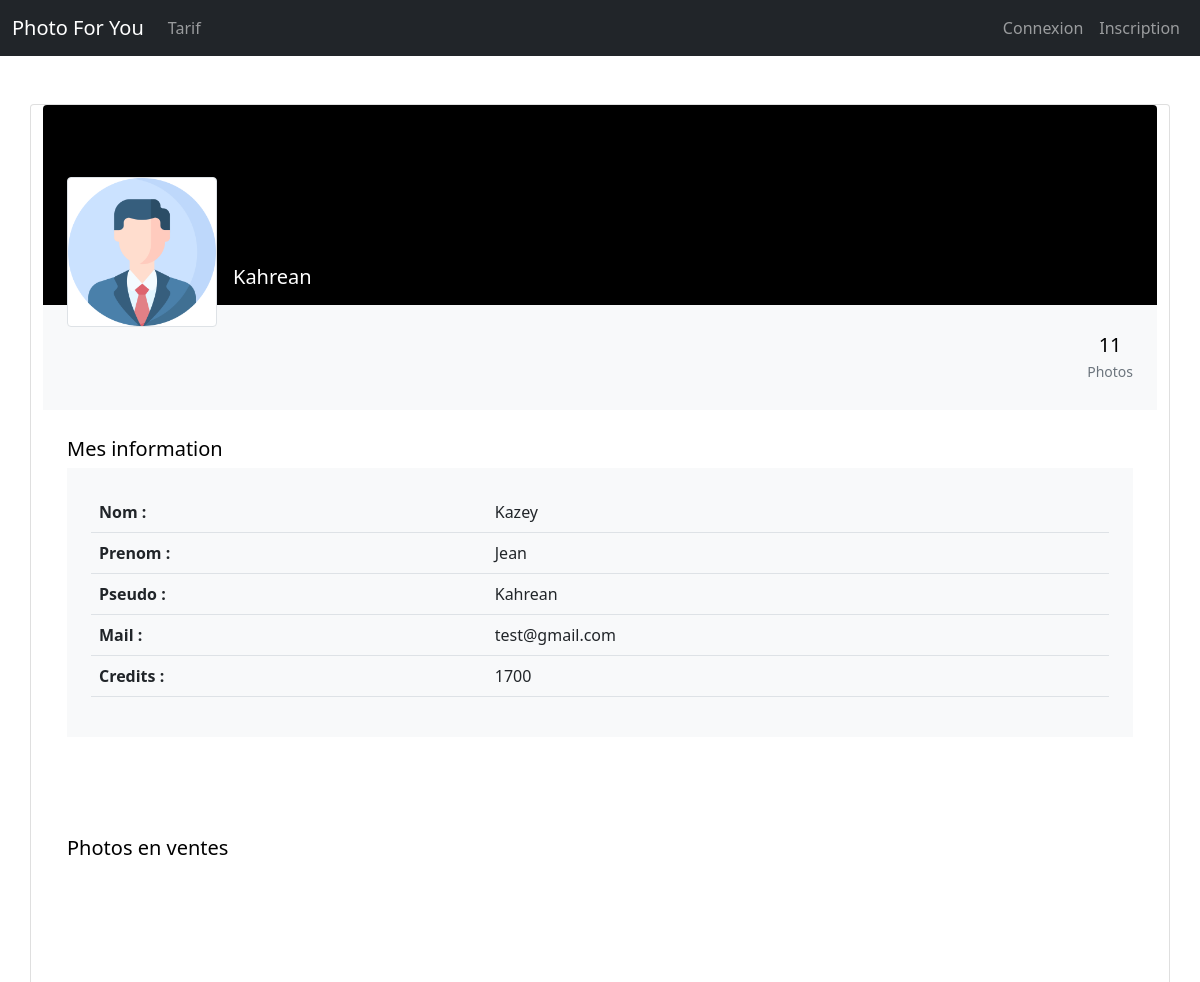
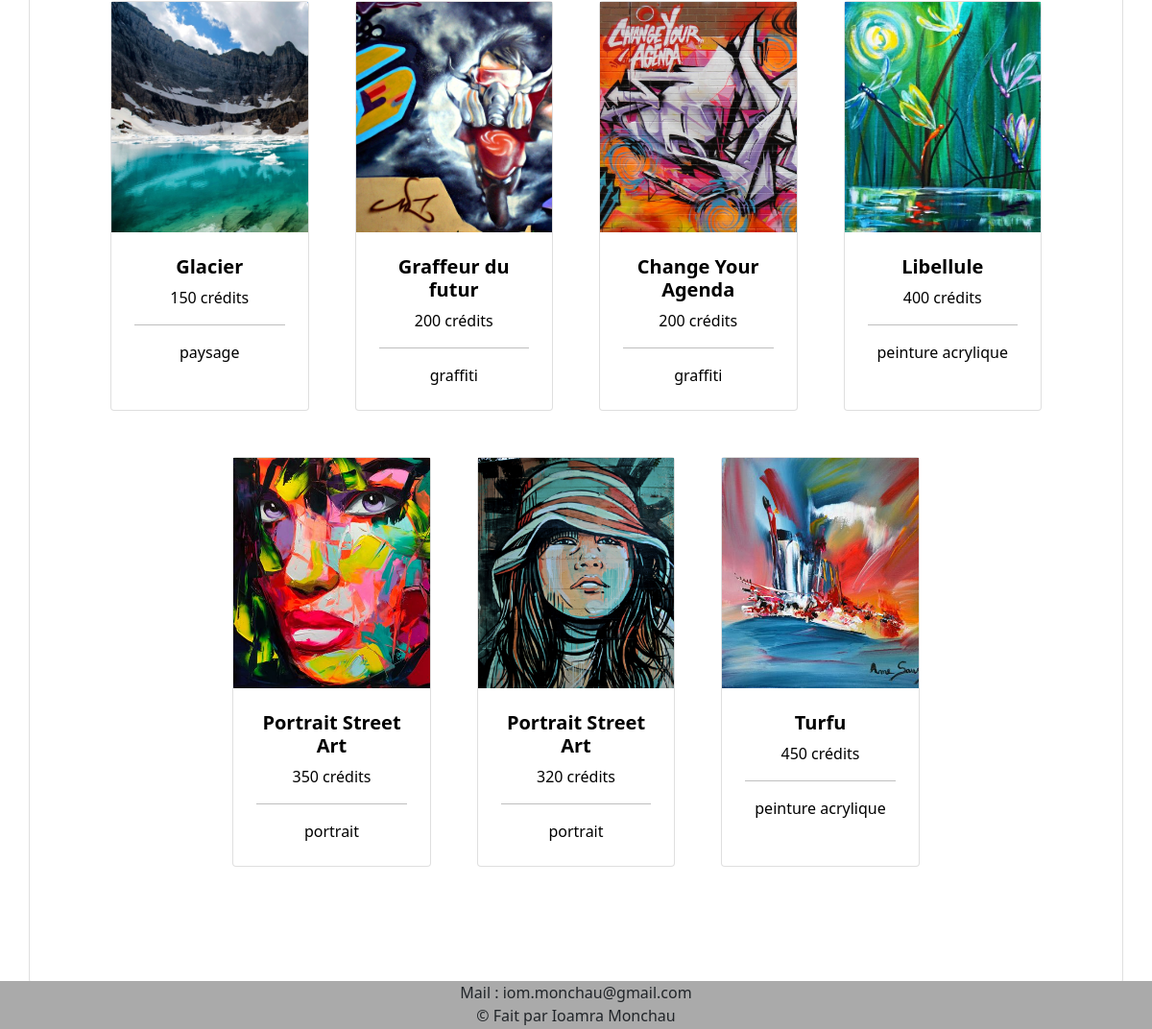
Screenshot of /profil.php?id=11 with the database file from the repository (2 pictures, top to bottom).
### tables this page shows
CREATE TABLE IF NOT EXISTS `user` (
  `id` int(11) NOT NULL AUTO_INCREMENT,
  `nom` varchar(40) NOT NULL,
  `prenom` varchar(40) NOT NULL,
  `pseudo` varchar(20) NOT NULL,
  `img_profil` varchar(50) NOT NULL,
  `mail` varchar(40) NOT NULL,
  `mdp` varchar(40) NOT NULL,
  `grade` varchar(40) NOT NULL,
  `SIRET` varchar(14) DEFAULT NULL,
  `credits` int(11) NOT NULL DEFAULT '0',
  `etat` varchar(15) NOT NULL,
  PRIMARY KEY (`id`)
);

CREATE TABLE IF NOT EXISTS `image` (
  `id_image` int(11) NOT NULL AUTO_INCREMENT,
  `nom_image` varchar(20) NOT NULL,
  `prix_image` int(11) NOT NULL,
  `chemin_image` varchar(60) NOT NULL,
  `nom_categorie` varchar(60) NOT NULL,
  `id_vendeur` int(11) NOT NULL,
  `id_acheteur` int(11) DEFAULT NULL,
  `date_achat` varchar(10) DEFAULT NULL,
  `heure_achat` varchar(5) DEFAULT NULL,
  PRIMARY KEY (`id_image`)
);

### profil.php (the view, shortened to what this page needs)
<!DOCTYPE html>
<html lang="fr">
<head>
	<?php include "includes/head.php"; ?>
</head>
	<body>
		<?php
		include "includes/bdd.php";
		include "includes/nav.php";
if(!empty($_GET['id'])){
  $id = $_GET['id'];
  $req = $bdd->prepare("SELECT * FROM image WHERE id_vendeur = '$id'");
  $req->execute();
  $nb_image = $req->rowCount();
  $req = $bdd->query("SELECT * FROM user WHERE id = '$id'");
  $data = $req->fetchAll();
  foreach ($data as $li){
?>
<section class="h-100 gradient-custom-2">
  <div class="container py-5 h-100">
    <div class="row d-flex justify-content-center align-items-center h-100">
        <div class="card">
          <div class="rounded-top text-white d-flex flex-row" style="background-color: #000; height:200px;">
            <div class="ms-4 mt-5 d-flex flex-column">
              <div style="z-index:1;">
                <div class="img-fluid img-thumbnail mt-4 mb-2" style="background-size: cover; width: 150px; height: 150px; background-image:url(<?php echo $li['img_profil']; ?>)"></div>
              </div>
            </div>
            <div class="ms-3" style="margin-top: 160px;">
              <h5><?php echo $li['pseudo']; ?></h5>
            </div>
          </div>
          <div class="p-4 text-black" style="background-color: #f8f9fa;">
            <div class="d-flex justify-content-end text-center py-1">
              <div>
                <p class="mb-1 h5"><?php echo $nb_image; ?></p>
                <p class="small text-muted mb-0">Photos</p>
              </div>
            </div>
          </div>
          <div class="card-body p-4 text-black">
            <div class="mb-5">
              <p class="lead fw-normal mb-1">Mes information</p>
              <div class="p-4" style="background-color: #f8f9fa;">
                <table class="table">
                  <tbody>
                    <tr>
                      <th scope="row">Nom :</th>
                      <td><?php echo $li['nom']; ?></td>
                    </tr>
                    <tr>
                      <th scope="row">Prenom :</th>
                      <td><?php echo $li['prenom']; ?></td>
                    </tr>
                    <tr>
                      <th scope="row">Pseudo :</th>
                      <td><?php echo $li['pseudo']; ?></td>
                    </tr>
                    <tr>
                      <th scope="row">Mail :</th>
                      <td><?php echo $li['mail']; ?></td>
                    </tr>
                    <tr>
                      <th scope="row">Credits :</th>
                      <td><?php echo $li['credits']; ?></td>
                    </tr>
                  </tbody>
                </table>
              </div>
            </div>
          </div>
          <?php
          $req = $bdd->prepare("SELECT grade FROM user WHERE id = '$id'");
          $req->execute();
          $check = $req->fetch(\PDO::FETCH_OBJ);
          $check_grade = $check->grade;
          if ($check_grade == 'photographe') {
            echo '<div class="card-body p-4 text-black">';
            echo '  <div class="d-flex justify-content-between align-items-center mb-4">';
            echo '    <p class="lead fw-normal mb-0">Photos en ventes</p>';
            echo '  </div>';
            echo '  <div class="row g-2">';
            $req_img = $bdd->query("SELECT * FROM Image WHERE id_vendeur = '$id' AND id_acheteur IS NULL");
            $req_img->execute();
            $data_img = $req_img->fetchAll();
            echo '<section class="py-5">';
            echo '<div class="container px-4 px-lg-5 mt-5">';
            echo '<div class="row gx-4 gx-lg-5 row-cols-2 row-cols-md-3 row-cols-xl-4 justify-content-center">';
            foreach ($data_img as $li_img){
                      echo '<div class="col mb-5">';
              echo '	<a style="text-decoration:none; color:black;" href="index.php?categorie='.$li_img['nom_categorie'].'&img='.$li_img['id_image'].'">';
                      echo '		<div class="card h-100">';
              echo '			<div style="background-size: cover; width: auto; height: 15em; background-image:url('.$li_img['chemin_image'].')"></div>';
                      echo '			<div class="card-body p-4">';
                      echo '				<div class="text-center">';
                      echo '					<h5 class="fw-bolder">'.$li_img['nom_image'].'</h5>';
                      echo 					$li_img['prix_image'].' crédits <hr/>';
                      echo 					$li_img['nom_categorie'];
                      echo '				</div>';
                      echo '			</div>';
                      echo '		</div>';
              echo '	</a>';
              echo '</div>';
            }
            echo '</div>';
            echo '</div>';
            echo '</section>';
            echo'  </div>';
            echo'</div>';
          }
    ?>
        </div>
    </div>
  </div>
</section>
<?php
  }
}
?>
		<?php include "includes/footer.php"; ?>
	</body>
</html>

### rows the page displays
user: img_profil (picture), pseudo "Kahrean", nom "Kazey", prenom "Jean", mail "test@gmail.com", credits "1700"
image: chemin_image (picture), nom_image "Glacier", prix_image "150", nom_categorie "paysage"
image: chemin_image (picture), nom_image "Graffeur du futur", prix_image "200", nom_categorie "graffiti"
image: chemin_image (picture), nom_image "Change Your Agenda", prix_image "200", nom_categorie "graffiti"
image: chemin_image (picture), nom_image "Libellule", prix_image "400", nom_categorie "peinture acrylique"
image: chemin_image (picture), nom_image "Portrait Street Art", prix_image "350", nom_categorie "portrait"
image: chemin_image (picture), nom_image "Portrait Street Art", prix_image "320", nom_categorie "portrait"
image: chemin_image (picture), nom_image "Turfu", prix_image "450", nom_categorie "peinture acrylique"
